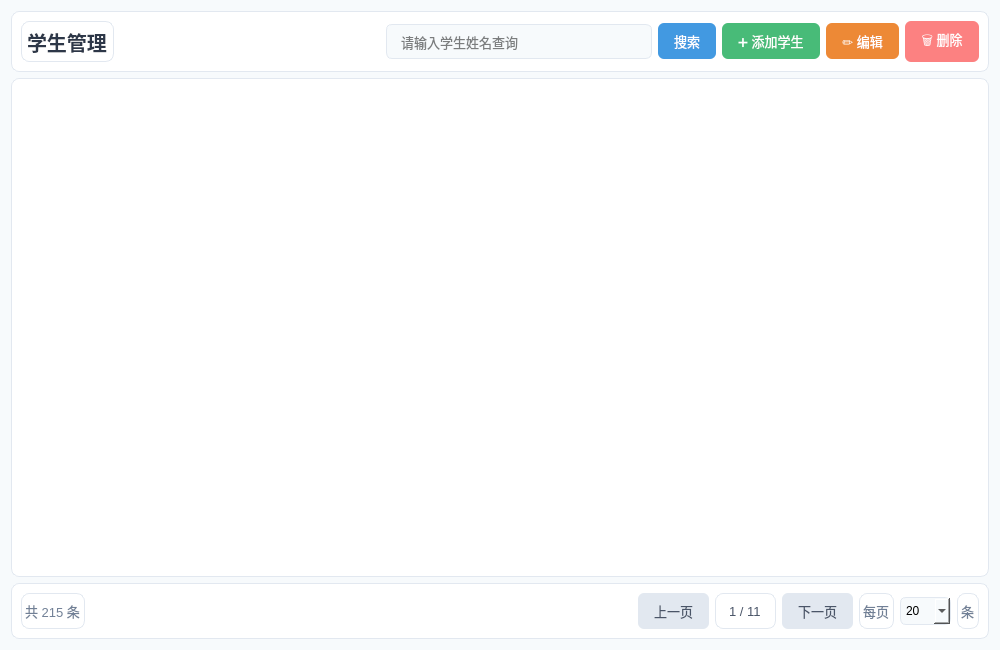
<?xml version="1.0" encoding="UTF-8"?>
<ui version="4.0">
 <class>StudentPage</class>
 <widget class="QWidget" name="StudentPage">
  <property name="geometry">
   <rect>
    <x>0</x>
    <y>0</y>
    <width>1000</width>
    <height>650</height>
   </rect>
  </property>
  <property name="styleSheet">
   <string notr="true">QWidget {
    background: #f7fafc;
}
QFrame {
    background: white;
    border-radius: 8px;
    border: 1px solid #e2e8f0;
}
QPushButton {
    border: none;
    border-radius: 6px;
    padding: 8px 16px;
    font-size: 13px;
}
QLineEdit {
    border: 1px solid #e2e8f0;
    border-radius: 6px;
    padding: 8px 12px;
    font-size: 13px;
}
QTableView {
    border: 1px solid #e2e8f0;
    border-radius: 8px;
    alternate-background-color: #f7fafc;
}
QTableView::header {
    background: #4299e1;
    color: white;
    font-weight: bold;
}
</string>
  </property>
  <layout class="QVBoxLayout" name="verticalLayout">
   <item>
    <widget class="QFrame" name="headerFrame">
     <layout class="QHBoxLayout" name="horizontalLayout">
      <item>
       <widget class="QLabel" name="titleLabel">
        <property name="styleSheet">
         <string notr="true">font-size: 20px; font-weight: bold; color: #2d3748;</string>
        </property>
        <property name="text">
         <string>学生管理</string>
        </property>
       </widget>
      </item>
      <item>
       <spacer name="horizontalSpacer">
        <property name="orientation">
         <enum>Qt::Orientation::Horizontal</enum>
        </property>
        <property name="sizeHint" stdset="0">
         <size>
          <width>40</width>
          <height>20</height>
         </size>
        </property>
       </spacer>
      </item>
      <item>
       <widget class="QLineEdit" name="searchEdit">
        <property name="placeholderText">
         <string>请输入学生姓名查询</string>
        </property>
       </widget>
      </item>
      <item>
       <widget class="QPushButton" name="searchBtn">
        <property name="styleSheet">
         <string notr="true">background: #4299e1; color: white;</string>
        </property>
        <property name="text">
         <string>搜索</string>
        </property>
       </widget>
      </item>
      <item>
       <widget class="QPushButton" name="addBtn">
        <property name="styleSheet">
         <string notr="true">background: #48bb78; color: white;</string>
        </property>
        <property name="text">
         <string>➕ 添加学生</string>
        </property>
       </widget>
      </item>
      <item>
       <widget class="QPushButton" name="editBtn">
        <property name="styleSheet">
         <string notr="true">background: #ed8936; color: white;</string>
        </property>
        <property name="text">
         <string>✏️ 编辑</string>
        </property>
       </widget>
      </item>
      <item>
       <widget class="QPushButton" name="deleteBtn">
        <property name="styleSheet">
         <string notr="true">background: #fc8181; color: white;</string>
        </property>
        <property name="text">
         <string>🗑️ 删除</string>
        </property>
       </widget>
      </item>
     </layout>
    </widget>
   </item>
   <item>
    <widget class="QTableView" name="tableView">
     <property name="selectionMode">
      <enum>QAbstractItemView::SelectionMode::SingleSelection</enum>
     </property>
     <property name="selectionBehavior">
      <enum>QAbstractItemView::SelectionBehavior::SelectRows</enum>
     </property>
    </widget>
   </item>
   <item>
    <widget class="QFrame" name="footerFrame">
     <layout class="QHBoxLayout" name="horizontalLayout_2">
      <item>
       <widget class="QLabel" name="totalLabel">
        <property name="styleSheet">
         <string notr="true">font-size: 13px; color: #718096;</string>
        </property>
        <property name="text">
         <string>共 215 条</string>
        </property>
       </widget>
      </item>
      <item>
       <spacer name="horizontalSpacer_2">
        <property name="orientation">
         <enum>Qt::Orientation::Horizontal</enum>
        </property>
        <property name="sizeHint" stdset="0">
         <size>
          <width>40</width>
          <height>20</height>
         </size>
        </property>
       </spacer>
      </item>
      <item>
       <widget class="QPushButton" name="prevBtn">
        <property name="styleSheet">
         <string notr="true">background: #e2e8f0; color: #4a5568;</string>
        </property>
        <property name="text">
         <string>上一页</string>
        </property>
       </widget>
      </item>
      <item>
       <widget class="QLabel" name="pageLabel">
        <property name="styleSheet">
         <string notr="true">font-size: 13px; color: #4a5568; padding: 0 10px;</string>
        </property>
        <property name="text">
         <string>1 / 11</string>
        </property>
       </widget>
      </item>
      <item>
       <widget class="QPushButton" name="nextBtn">
        <property name="styleSheet">
         <string notr="true">background: #e2e8f0; color: #4a5568;</string>
        </property>
        <property name="text">
         <string>下一页</string>
        </property>
       </widget>
      </item>
      <item>
       <widget class="QLabel" name="pageSizeLabel">
        <property name="styleSheet">
         <string notr="true">font-size: 13px; color: #718096;</string>
        </property>
        <property name="text">
         <string>每页</string>
        </property>
       </widget>
      </item>
      <item>
       <widget class="QComboBox" name="pageSizeCombo">
        <property name="styleSheet">
         <string notr="true">border: 1px solid #e2e8f0; border-radius: 6px; padding: 5px;</string>
        </property>
        <item>
         <property name="text">
          <string>20</string>
         </property>
        </item>
        <item>
         <property name="text">
          <string>50</string>
         </property>
        </item>
        <item>
         <property name="text">
          <string>100</string>
         </property>
        </item>
       </widget>
      </item>
      <item>
       <widget class="QLabel" name="pageSizeUnit">
        <property name="styleSheet">
         <string notr="true">font-size: 13px; color: #718096;</string>
        </property>
        <property name="text">
         <string>条</string>
        </property>
       </widget>
      </item>
     </layout>
    </widget>
   </item>
  </layout>
 </widget>
 <resources/>
 <connections/>
 <slots>
  <slot>on_addBtn_clicked()</slot>
  <slot>on_editBtn_clicked()</slot>
  <slot>on_deleteBtn_clicked()</slot>
  <slot>on_searchBtn_clicked()</slot>
 </slots>
</ui>
